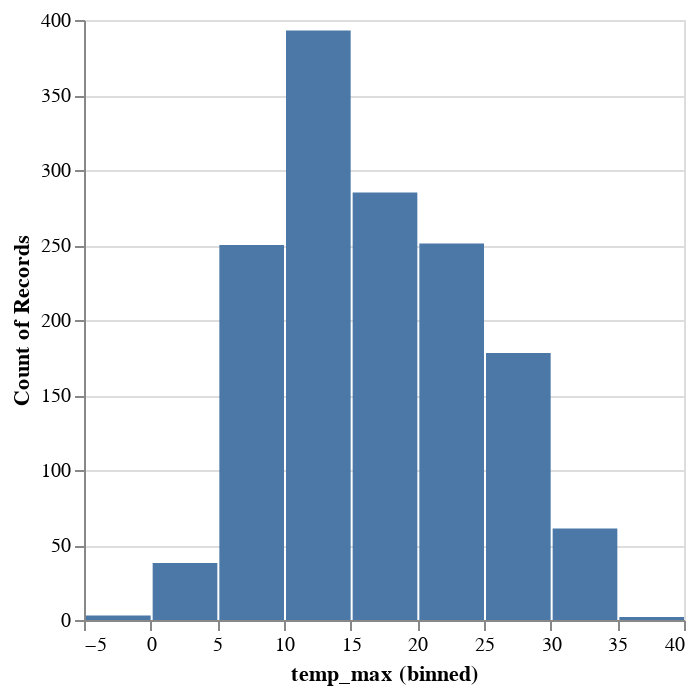

Source (notebook cell):
### Code cell
import importlib.resources as pkg_resources

import draco.asp.examples as examples

hist_spec = pkg_resources.read_text(examples, 'histogram.lp')

print('INPUT:')
print(hist_spec)

print('OUTPUT:')
model = next(d.complete_spec(hist_spec))
spec = answer_set_to_dict(model.answer_set)
pprint(spec)
display(renderer.render(spec=spec, data=weather_data))

print('VIOLATED PREFERENCES:')
pprint(d.count_preferences(str(model)))

### Figure 1 — Vega-Lite specification as saved in the notebook (floating-point values rounded to 4 significant figures; data arrays with more than 128 entries replaced by an {"elided": "..."} marker saying what was removed)
{"config": {"view": {"continuousWidth": 300, "continuousHeight": 300}}, "data": {"name": "data-6881b3c76720a51ecae2e2fb5659aff4"}, "mark": {"type": "bar"}, "encoding": {"x": {"bin": {"maxbins": 10}, "field": "temp_max", "scale": {"type": "linear"}, "type": "quantitative"}, "y": {"aggregate": "count", "scale": {"type": "linear", "zero": true}}}, "$schema": "https://vega.github.io/schema/vega-lite/v5.20.1.json", "datasets": {"data-6881b3c76720a51ecae2e2fb5659aff4": {"elided": "1461 records"}}}
